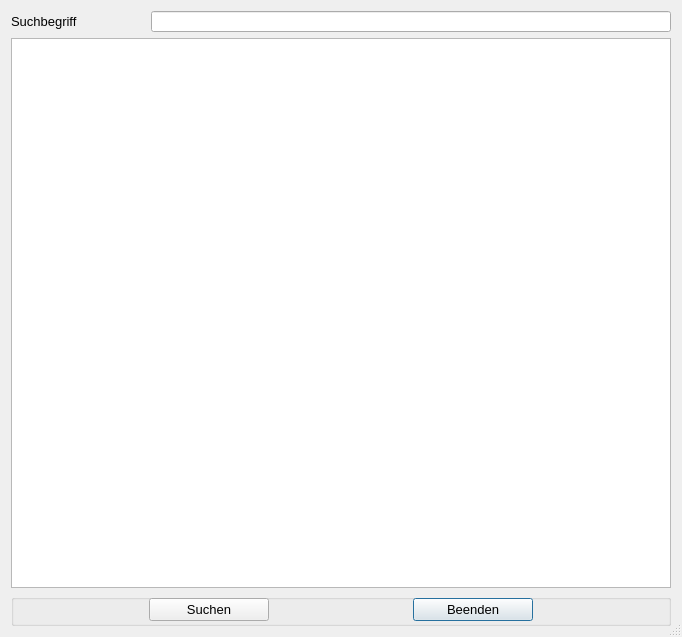
<?xml version="1.0" encoding="UTF-8"?>
<ui version="4.0">
 <class>Suche</class>
 <widget class="QDialog" name="Suche">
  <property name="geometry">
   <rect>
    <x>0</x>
    <y>0</y>
    <width>682</width>
    <height>637</height>
   </rect>
  </property>
  <property name="sizePolicy">
   <sizepolicy hsizetype="Fixed" vsizetype="Fixed">
    <horstretch>0</horstretch>
    <verstretch>0</verstretch>
   </sizepolicy>
  </property>
  <property name="font">
   <font>
    <pointsize>10</pointsize>
   </font>
  </property>
  <property name="windowTitle">
   <string>Suche</string>
  </property>
  <property name="sizeGripEnabled">
   <bool>true</bool>
  </property>
  <layout class="QGridLayout" name="gridLayout">
   <item row="1" column="1">
    <widget class="QLineEdit" name="leRaeume">
     <property name="sizePolicy">
      <sizepolicy hsizetype="Fixed" vsizetype="Fixed">
       <horstretch>0</horstretch>
       <verstretch>0</verstretch>
      </sizepolicy>
     </property>
     <property name="minimumSize">
      <size>
       <width>520</width>
       <height>20</height>
      </size>
     </property>
    </widget>
   </item>
   <item row="6" column="0" colspan="2">
    <widget class="QTableWidget" name="tb_Raeume">
     <property name="sizePolicy">
      <sizepolicy hsizetype="Fixed" vsizetype="Fixed">
       <horstretch>0</horstretch>
       <verstretch>0</verstretch>
      </sizepolicy>
     </property>
     <property name="minimumSize">
      <size>
       <width>660</width>
       <height>550</height>
      </size>
     </property>
    </widget>
   </item>
   <item row="1" column="0">
    <widget class="QLabel" name="label">
     <property name="maximumSize">
      <size>
       <width>160</width>
       <height>16777215</height>
      </size>
     </property>
     <property name="text">
      <string>Suchbegriff</string>
     </property>
    </widget>
   </item>
   <item row="7" column="0" colspan="2">
    <widget class="QGroupBox" name="groupBox">
     <property name="minimumSize">
      <size>
       <width>0</width>
       <height>30</height>
      </size>
     </property>
     <property name="font">
      <font>
       <pointsize>10</pointsize>
       <kerning>true</kerning>
      </font>
     </property>
     <property name="title">
      <string/>
     </property>
     <widget class="QWidget" name="gridLayoutWidget">
      <property name="geometry">
       <rect>
        <x>0</x>
        <y>0</y>
        <width>661</width>
        <height>32</height>
       </rect>
      </property>
      <layout class="QGridLayout" name="gridLayout_2">
       <item row="0" column="2">
        <widget class="QPushButton" name="pB_Beenden">
         <property name="sizePolicy">
          <sizepolicy hsizetype="Minimum" vsizetype="Ignored">
           <horstretch>0</horstretch>
           <verstretch>0</verstretch>
          </sizepolicy>
         </property>
         <property name="minimumSize">
          <size>
           <width>120</width>
           <height>0</height>
          </size>
         </property>
         <property name="maximumSize">
          <size>
           <width>120</width>
           <height>16777215</height>
          </size>
         </property>
         <property name="text">
          <string>Beenden</string>
         </property>
         <property name="icon">
          <iconset>
           <normaloff>../../UsedSymbols/log-out_icon-icons.com_50106.ico</normaloff>../../UsedSymbols/log-out_icon-icons.com_50106.ico</iconset>
         </property>
        </widget>
       </item>
       <item row="0" column="1">
        <widget class="QPushButton" name="pB_Suchen">
         <property name="minimumSize">
          <size>
           <width>120</width>
           <height>0</height>
          </size>
         </property>
         <property name="maximumSize">
          <size>
           <width>120</width>
           <height>16777215</height>
          </size>
         </property>
         <property name="text">
          <string>Suchen</string>
         </property>
         <property name="icon">
          <iconset>
           <normaloff>../../_Symbole/UsedSymbols/searchmagnifierinterfacesymbol1_79893.ico</normaloff>../../_Symbole/UsedSymbols/searchmagnifierinterfacesymbol1_79893.ico</iconset>
         </property>
        </widget>
       </item>
      </layout>
     </widget>
    </widget>
   </item>
  </layout>
 </widget>
 <tabstops>
  <tabstop>leRaeume</tabstop>
  <tabstop>tb_Raeume</tabstop>
  <tabstop>pB_Suchen</tabstop>
  <tabstop>pB_Beenden</tabstop>
 </tabstops>
 <resources/>
 <connections/>
</ui>
